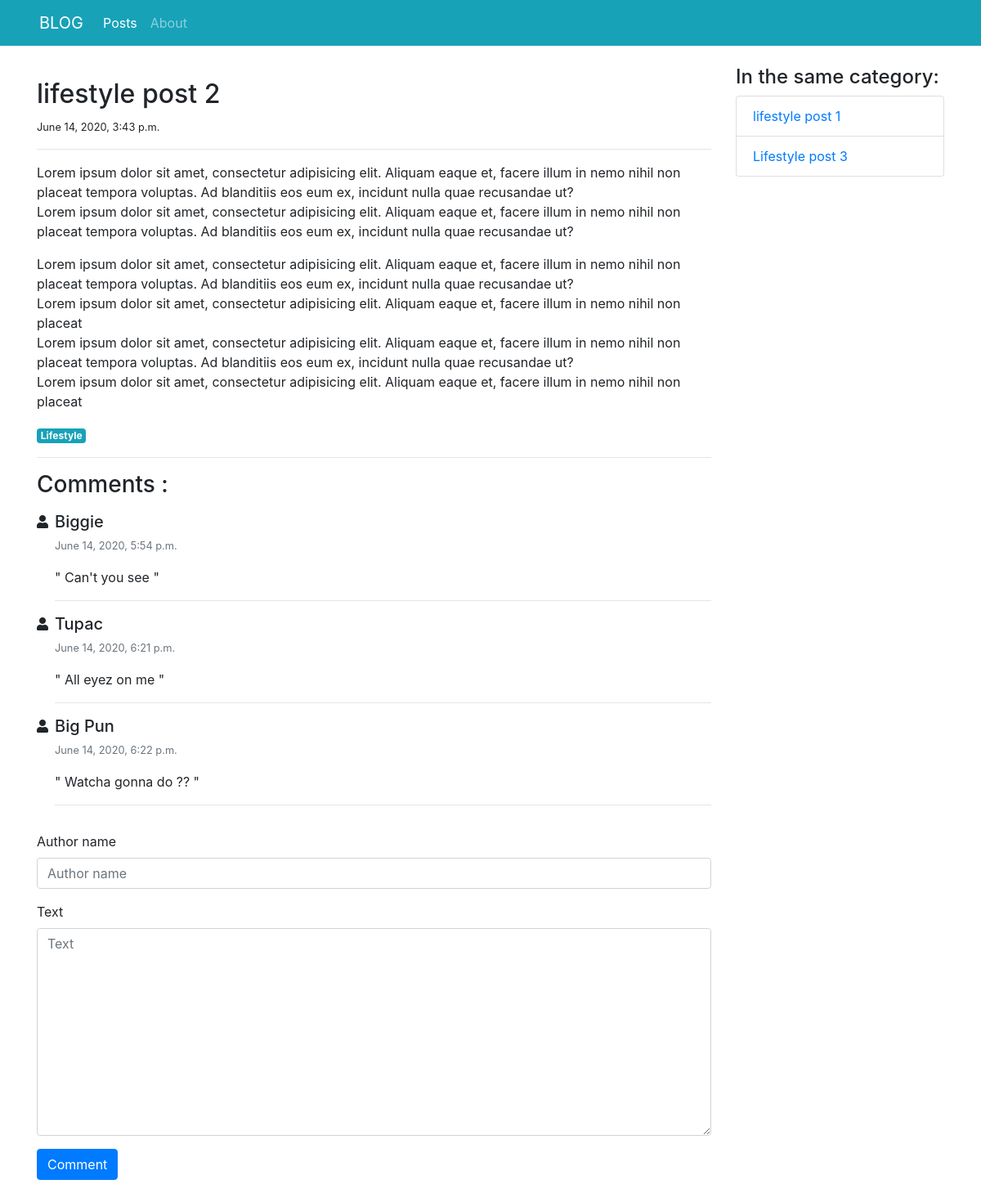
The page /blog/posts/detail/4/ on the database its author committed.
### blog/models.py (models this page shows, shortened)
class Post(models.Model):
    title = models.CharField(max_length=100)
    category = models.ForeignKey('PostCategory', null=True, blank=True, on_delete=models.DO_NOTHING)
    published = models.BooleanField(default=True)
    text = models.TextField(blank=True)
    created_at = models.DateTimeField(auto_now_add=True)

class PostCategory(models.Model):
    name = models.CharField(max_length=50)
    def slug(self):
        return slugify(self.name)

class Comment(models.Model):
    STATUS_VISIBLE = 'visible'
    STATUS_HIDDEN = 'hidden'
    STATUS_MODERATED = 'moderated'
    STATUS_CHOICES = (
        (STATUS_VISIBLE, 'Visible'),
        (STATUS_HIDDEN, 'Hidden'),
        (STATUS_MODERATED, 'Moderated')
    )
    post = models.ForeignKey('Post', on_delete=models.CASCADE, related_name='comments')
    author_name = models.CharField(max_length=100)
    text = models.TextField()
    status = models.CharField(max_length=20, default=STATUS_VISIBLE, choices=STATUS_CHOICES, editable=True)
    moderation_text = models.CharField(max_length=200, blank=True, editable=True)
    created_at = models.DateTimeField(auto_now_add=True)

### blog/views.py (the view)
# urls.py: path('posts/detail/<int:post_id>/', views.post_detail, name='post-detail'),
def post_detail(request, post_id, message=""):
    post = get_object_or_404(Post, pk=post_id)
    post_same_category = Post.objects.filter(published=True, category=post.category).exclude(pk=post_id)
    comments = post.comments.exclude(status=Comment.STATUS_HIDDEN).order_by('created_at')
    if request.method == 'POST':
        comment_form = CreateCommentForm(request.POST)
        if comment_form.is_valid():
            comment = comment_form.save(commit=False)
            comment.post = post
            comment.save()
            args = [post.pk, "Comment has been posted"]
            return HttpResponseRedirect(reverse('post-detail-message', args=args) + '#comments')
    else:
        comment_form = CreateCommentForm()
    context = {
        'navigation_items': navigation.navigation_items(navigation.NAV_POSTS),
        'post': post,
        'post_same_category': post_same_category,
        'comments': comments,
        'comment_form': comment_form,
        'message': message,
    }
    return render(request, 'blog/post-detail.html', context)

### blog/forms.py
class CreateCommentForm(forms.ModelForm):
    class Meta:
        model = Comment
        fields = ['author_name', 'text']

### blog/navigation.py (called while the page is built)
def navigation_items(selected_item):
    items = []
    for name, url in NAV_ITEMS:
        items.append({
            'name': name,
            'url': url,
            'active': True if selected_item == name else False
        })
    return items

### blog/templates/blog/post-detail.html (shortened to what this page needs)
{% extends 'base.html' %}
{% load bootstrap4 %}
{% block content %}
    <div class="col-sm-9">
        <div class="mt-3">
            <h2>{{ post.title}}</h2>
            <small>{{ post.created_at }}</small>
            <hr>
            <p class="text-muted">
                {{ post.text|linebreaks|safe }}
            </p>
            <a href="{% url 'post_list' post.category.slug %}" class="badge badge-info">
                {{ post.category.name|capfirst }}</a>
        </div>
        <hr>
        <div class="my-3" id="comments">
            <h3 class="mb-3">Comments :</h3>
            <ul class="list-unstyled">
                {% for com in comments %}
                <li class="media">
                    <i class="fas fa-user mr-2 mt-1"></i>
                    <div class="media-body">
                        <h5 class="mt-0 mb-1">{{ com.author_name|capfirst }}</h5>
                        <p>
                            <small class="text-muted">{{ com.created_at }}</small>
                        </p>
                        <p>
                            {% if com.status == 'moderated' %}
                                <span class="font-weight-light font-italic text-muted">
                                    [[ Moderated comment : {{ com.moderation_text }} ]]
                                </span>
                            {% else %}
                                " {{ com.text }} "
                            {% endif %}
                        </p>
                        <hr>
                    </div>
                </li>
                {% empty %}
                <li class="media"> </i> No com yet</li>
                {% endfor %}
            </ul>
            <form action="{% url 'post-detail' post.pk %}" method="post" class="form">
                {% bootstrap_form comment_form %}
                {% buttons %}
                <input type="submit" class="btn btn-primary" value="Comment">
                {% endbuttons %}
            </form>
        </div>
    </div>
    <aside class="col-sm-3">
        <h4> In the same category: </h4>
            <ul class="list-group">
                {% for post in post_same_category %}
                <li class="list-group-item">
                    <a href="{% url 'post-detail' post.pk %}">
                            {{ post.title|truncatewords:4 }}
                    </a>
                </li>
                {% empty %}
                    This is the only post
                {% endfor %}
            </ul>
    </aside>
{% endblock %}

### rows shown on the page
Post: title "lifestyle post 2", created_at "June 14, 2020, 3:43 p.m.", text "Lorem ipsum dolor sit amet, consectetur adipisicing elit. Aliquam eaque et, facere illum in nemo nihil non placeat tempora voluptas. Ad blanditiis eos eum ex, incidunt nulla quae recusandae ut? Lorem ipsum dolor sit amet, consectetur adipisicing elit. Aliquam eaque et, facere illum in nemo nihil non placeat tempora voluptas. Ad blanditiis eos eum ex, incidunt nulla quae recusandae ut? Lorem ipsum dolor sit amet, consectetur adipisicing elit. Aliquam eaque et, facere illum in nemo nihil non placeat tempora voluptas. Ad blanditiis eos eum ex, incidunt nulla quae recusandae ut? Lorem ipsum dolor sit amet, consectetur adipisicing elit. Aliquam eaque et, facere illum in nemo nihil non placeat…", category.name "Lifestyle"
Comment: author_name "Biggie", created_at "June 14, 2020, 5:54 p.m.", text "Can't you see"
Comment: author_name "Tupac", created_at "June 14, 2020, 6:21 p.m.", text "All eyez on me"
Comment: author_name "Big Pun", created_at "June 14, 2020, 6:22 p.m.", text "Watcha gonna do ??"
Post: title "lifestyle post 1"
Post: title "Lifestyle post 3"

### other values the page prints
{{ item.name }} "Posts" "About"
